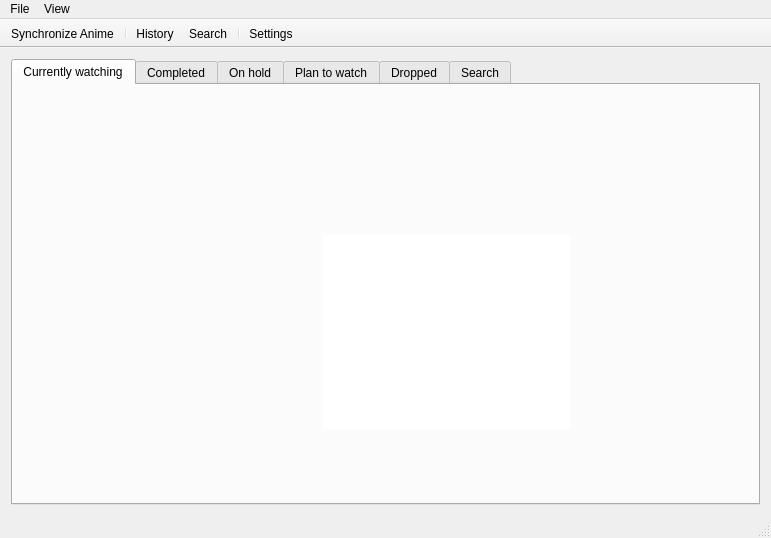
<?xml version="1.0" encoding="UTF-8"?>
<ui version="4.0">
 <class>Ouroboros</class>
 <widget class="QMainWindow" name="Ouroboros">
  <property name="geometry">
   <rect>
    <x>0</x>
    <y>0</y>
    <width>771</width>
    <height>538</height>
   </rect>
  </property>
  <property name="minimumSize">
   <size>
    <width>771</width>
    <height>538</height>
   </size>
  </property>
  <property name="font">
   <font>
    <pointsize>9</pointsize>
   </font>
  </property>
  <property name="windowTitle">
   <string>Ouroboros</string>
  </property>
  <property name="windowIcon">
   <iconset resource="Resources.qrc">
    <normaloff>:/Resources/Icon.png</normaloff>:/Resources/Icon.png</iconset>
  </property>
  <property name="styleSheet">
   <string notr="true"/>
  </property>
  <widget class="QWidget" name="centralWidget">
   <layout class="QHBoxLayout" name="horizontalLayout_2">
    <item>
     <widget class="QTabWidget" name="MainTabWidget">
      <property name="tabShape">
       <enum>QTabWidget::Rounded</enum>
      </property>
      <property name="currentIndex">
       <number>0</number>
      </property>
      <property name="documentMode">
       <bool>false</bool>
      </property>
      <widget class="QWidget" name="Tab_CurrentlyWatching">
       <attribute name="title">
        <string>Currently watching</string>
       </attribute>
       <widget class="QWidget" name="verticalLayoutWidget_6">
        <property name="geometry">
         <rect>
          <x>310</x>
          <y>150</y>
          <width>258</width>
          <height>194</height>
         </rect>
        </property>
        <layout class="QVBoxLayout" name="Layout_CurrentlyWatching">
         <property name="spacing">
          <number>0</number>
         </property>
         <property name="leftMargin">
          <number>0</number>
         </property>
         <property name="topMargin">
          <number>0</number>
         </property>
         <property name="bottomMargin">
          <number>0</number>
         </property>
         <item>
          <widget class="QTreeView" name="View_CurrentlyWatching">
           <property name="contextMenuPolicy">
            <enum>Qt::CustomContextMenu</enum>
           </property>
           <property name="frameShape">
            <enum>QFrame::NoFrame</enum>
           </property>
           <property name="frameShadow">
            <enum>QFrame::Raised</enum>
           </property>
           <property name="lineWidth">
            <number>0</number>
           </property>
           <property name="autoScrollMargin">
            <number>15</number>
           </property>
           <property name="editTriggers">
            <set>QAbstractItemView::NoEditTriggers</set>
           </property>
           <property name="showDropIndicator" stdset="0">
            <bool>false</bool>
           </property>
           <property name="alternatingRowColors">
            <bool>true</bool>
           </property>
           <property name="indentation">
            <number>10</number>
           </property>
           <property name="rootIsDecorated">
            <bool>false</bool>
           </property>
           <property name="uniformRowHeights">
            <bool>true</bool>
           </property>
           <property name="itemsExpandable">
            <bool>false</bool>
           </property>
           <property name="sortingEnabled">
            <bool>true</bool>
           </property>
           <property name="expandsOnDoubleClick">
            <bool>false</bool>
           </property>
           <attribute name="headerCascadingSectionResizes">
            <bool>true</bool>
           </attribute>
           <attribute name="headerDefaultSectionSize">
            <number>200</number>
           </attribute>
           <attribute name="headerMinimumSectionSize">
            <number>100</number>
           </attribute>
           <attribute name="headerShowSortIndicator" stdset="0">
            <bool>false</bool>
           </attribute>
           <attribute name="headerStretchLastSection">
            <bool>true</bool>
           </attribute>
          </widget>
         </item>
        </layout>
       </widget>
      </widget>
      <widget class="QWidget" name="Tab_Completed">
       <attribute name="title">
        <string>Completed</string>
       </attribute>
       <widget class="QWidget" name="verticalLayoutWidget_2">
        <property name="geometry">
         <rect>
          <x>210</x>
          <y>60</y>
          <width>258</width>
          <height>194</height>
         </rect>
        </property>
        <layout class="QVBoxLayout" name="Layout_Completed">
         <property name="spacing">
          <number>0</number>
         </property>
         <property name="leftMargin">
          <number>0</number>
         </property>
         <property name="topMargin">
          <number>0</number>
         </property>
         <property name="bottomMargin">
          <number>0</number>
         </property>
         <item>
          <widget class="QTreeView" name="View_Completed">
           <property name="contextMenuPolicy">
            <enum>Qt::CustomContextMenu</enum>
           </property>
           <property name="frameShape">
            <enum>QFrame::NoFrame</enum>
           </property>
           <property name="frameShadow">
            <enum>QFrame::Raised</enum>
           </property>
           <property name="lineWidth">
            <number>0</number>
           </property>
           <property name="autoScrollMargin">
            <number>15</number>
           </property>
           <property name="editTriggers">
            <set>QAbstractItemView::NoEditTriggers</set>
           </property>
           <property name="showDropIndicator" stdset="0">
            <bool>false</bool>
           </property>
           <property name="alternatingRowColors">
            <bool>true</bool>
           </property>
           <property name="indentation">
            <number>10</number>
           </property>
           <property name="rootIsDecorated">
            <bool>false</bool>
           </property>
           <property name="uniformRowHeights">
            <bool>true</bool>
           </property>
           <property name="itemsExpandable">
            <bool>false</bool>
           </property>
           <property name="sortingEnabled">
            <bool>true</bool>
           </property>
           <property name="expandsOnDoubleClick">
            <bool>false</bool>
           </property>
           <attribute name="headerCascadingSectionResizes">
            <bool>true</bool>
           </attribute>
           <attribute name="headerDefaultSectionSize">
            <number>200</number>
           </attribute>
           <attribute name="headerMinimumSectionSize">
            <number>100</number>
           </attribute>
          </widget>
         </item>
        </layout>
       </widget>
      </widget>
      <widget class="QWidget" name="Tab_OnHold">
       <attribute name="title">
        <string>On hold</string>
       </attribute>
       <widget class="QWidget" name="verticalLayoutWidget_3">
        <property name="geometry">
         <rect>
          <x>0</x>
          <y>0</y>
          <width>258</width>
          <height>194</height>
         </rect>
        </property>
        <layout class="QVBoxLayout" name="Layout_OnHold">
         <property name="spacing">
          <number>0</number>
         </property>
         <property name="leftMargin">
          <number>0</number>
         </property>
         <property name="topMargin">
          <number>0</number>
         </property>
         <property name="bottomMargin">
          <number>0</number>
         </property>
         <item>
          <widget class="QTreeView" name="View_OnHold">
           <property name="contextMenuPolicy">
            <enum>Qt::CustomContextMenu</enum>
           </property>
           <property name="frameShape">
            <enum>QFrame::NoFrame</enum>
           </property>
           <property name="frameShadow">
            <enum>QFrame::Raised</enum>
           </property>
           <property name="lineWidth">
            <number>0</number>
           </property>
           <property name="autoScrollMargin">
            <number>15</number>
           </property>
           <property name="editTriggers">
            <set>QAbstractItemView::NoEditTriggers</set>
           </property>
           <property name="showDropIndicator" stdset="0">
            <bool>false</bool>
           </property>
           <property name="alternatingRowColors">
            <bool>true</bool>
           </property>
           <property name="indentation">
            <number>0</number>
           </property>
           <property name="rootIsDecorated">
            <bool>false</bool>
           </property>
           <property name="uniformRowHeights">
            <bool>true</bool>
           </property>
           <property name="itemsExpandable">
            <bool>false</bool>
           </property>
           <property name="sortingEnabled">
            <bool>true</bool>
           </property>
           <property name="expandsOnDoubleClick">
            <bool>false</bool>
           </property>
           <attribute name="headerCascadingSectionResizes">
            <bool>true</bool>
           </attribute>
           <attribute name="headerDefaultSectionSize">
            <number>200</number>
           </attribute>
           <attribute name="headerMinimumSectionSize">
            <number>100</number>
           </attribute>
           <attribute name="headerShowSortIndicator" stdset="0">
            <bool>true</bool>
           </attribute>
          </widget>
         </item>
        </layout>
       </widget>
      </widget>
      <widget class="QWidget" name="Tab_PlanToWatch">
       <attribute name="title">
        <string>Plan to watch</string>
       </attribute>
       <widget class="QWidget" name="verticalLayoutWidget_4">
        <property name="geometry">
         <rect>
          <x>0</x>
          <y>0</y>
          <width>258</width>
          <height>194</height>
         </rect>
        </property>
        <layout class="QVBoxLayout" name="Layout_PlanToWatch">
         <property name="spacing">
          <number>0</number>
         </property>
         <property name="leftMargin">
          <number>0</number>
         </property>
         <property name="topMargin">
          <number>0</number>
         </property>
         <property name="bottomMargin">
          <number>0</number>
         </property>
         <item>
          <widget class="QTreeView" name="View_PlanToWatch">
           <property name="contextMenuPolicy">
            <enum>Qt::CustomContextMenu</enum>
           </property>
           <property name="frameShape">
            <enum>QFrame::NoFrame</enum>
           </property>
           <property name="frameShadow">
            <enum>QFrame::Raised</enum>
           </property>
           <property name="lineWidth">
            <number>0</number>
           </property>
           <property name="autoScrollMargin">
            <number>15</number>
           </property>
           <property name="editTriggers">
            <set>QAbstractItemView::NoEditTriggers</set>
           </property>
           <property name="showDropIndicator" stdset="0">
            <bool>false</bool>
           </property>
           <property name="alternatingRowColors">
            <bool>true</bool>
           </property>
           <property name="indentation">
            <number>10</number>
           </property>
           <property name="rootIsDecorated">
            <bool>false</bool>
           </property>
           <property name="uniformRowHeights">
            <bool>true</bool>
           </property>
           <property name="itemsExpandable">
            <bool>false</bool>
           </property>
           <property name="sortingEnabled">
            <bool>true</bool>
           </property>
           <property name="expandsOnDoubleClick">
            <bool>false</bool>
           </property>
           <attribute name="headerCascadingSectionResizes">
            <bool>true</bool>
           </attribute>
           <attribute name="headerDefaultSectionSize">
            <number>200</number>
           </attribute>
           <attribute name="headerMinimumSectionSize">
            <number>100</number>
           </attribute>
           <attribute name="headerShowSortIndicator" stdset="0">
            <bool>false</bool>
           </attribute>
          </widget>
         </item>
        </layout>
       </widget>
      </widget>
      <widget class="QWidget" name="Tab_Dropped">
       <attribute name="title">
        <string>Dropped</string>
       </attribute>
       <widget class="QWidget" name="verticalLayoutWidget_5">
        <property name="geometry">
         <rect>
          <x>320</x>
          <y>190</y>
          <width>258</width>
          <height>194</height>
         </rect>
        </property>
        <layout class="QVBoxLayout" name="Layout_Dropped">
         <property name="spacing">
          <number>0</number>
         </property>
         <property name="leftMargin">
          <number>0</number>
         </property>
         <property name="topMargin">
          <number>0</number>
         </property>
         <property name="bottomMargin">
          <number>0</number>
         </property>
         <item>
          <widget class="QTreeView" name="View_Dropped">
           <property name="contextMenuPolicy">
            <enum>Qt::CustomContextMenu</enum>
           </property>
           <property name="frameShape">
            <enum>QFrame::NoFrame</enum>
           </property>
           <property name="frameShadow">
            <enum>QFrame::Raised</enum>
           </property>
           <property name="lineWidth">
            <number>0</number>
           </property>
           <property name="editTriggers">
            <set>QAbstractItemView::NoEditTriggers</set>
           </property>
           <property name="showDropIndicator" stdset="0">
            <bool>false</bool>
           </property>
           <property name="alternatingRowColors">
            <bool>true</bool>
           </property>
           <property name="indentation">
            <number>10</number>
           </property>
           <property name="rootIsDecorated">
            <bool>false</bool>
           </property>
           <property name="uniformRowHeights">
            <bool>true</bool>
           </property>
           <property name="itemsExpandable">
            <bool>false</bool>
           </property>
           <property name="sortingEnabled">
            <bool>true</bool>
           </property>
           <property name="expandsOnDoubleClick">
            <bool>false</bool>
           </property>
           <attribute name="headerCascadingSectionResizes">
            <bool>true</bool>
           </attribute>
           <attribute name="headerMinimumSectionSize">
            <number>100</number>
           </attribute>
           <attribute name="headerShowSortIndicator" stdset="0">
            <bool>false</bool>
           </attribute>
           <attribute name="headerStretchLastSection">
            <bool>true</bool>
           </attribute>
          </widget>
         </item>
        </layout>
       </widget>
      </widget>
      <widget class="QWidget" name="Tab_Search">
       <attribute name="title">
        <string>Search</string>
       </attribute>
       <widget class="QWidget" name="verticalLayoutWidget_7">
        <property name="geometry">
         <rect>
          <x>340</x>
          <y>120</y>
          <width>258</width>
          <height>194</height>
         </rect>
        </property>
        <layout class="QVBoxLayout" name="Layout_Search">
         <property name="spacing">
          <number>0</number>
         </property>
         <property name="leftMargin">
          <number>0</number>
         </property>
         <property name="topMargin">
          <number>0</number>
         </property>
         <property name="bottomMargin">
          <number>0</number>
         </property>
         <item>
          <widget class="QTreeView" name="View_Search">
           <property name="contextMenuPolicy">
            <enum>Qt::CustomContextMenu</enum>
           </property>
           <property name="frameShape">
            <enum>QFrame::NoFrame</enum>
           </property>
           <property name="frameShadow">
            <enum>QFrame::Raised</enum>
           </property>
           <property name="lineWidth">
            <number>0</number>
           </property>
           <property name="editTriggers">
            <set>QAbstractItemView::NoEditTriggers</set>
           </property>
           <property name="showDropIndicator" stdset="0">
            <bool>false</bool>
           </property>
           <property name="alternatingRowColors">
            <bool>true</bool>
           </property>
           <property name="indentation">
            <number>10</number>
           </property>
           <property name="rootIsDecorated">
            <bool>false</bool>
           </property>
           <property name="uniformRowHeights">
            <bool>true</bool>
           </property>
           <property name="itemsExpandable">
            <bool>false</bool>
           </property>
           <property name="sortingEnabled">
            <bool>true</bool>
           </property>
           <property name="expandsOnDoubleClick">
            <bool>false</bool>
           </property>
           <attribute name="headerCascadingSectionResizes">
            <bool>true</bool>
           </attribute>
           <attribute name="headerMinimumSectionSize">
            <number>100</number>
           </attribute>
           <attribute name="headerShowSortIndicator" stdset="0">
            <bool>false</bool>
           </attribute>
           <attribute name="headerStretchLastSection">
            <bool>true</bool>
           </attribute>
          </widget>
         </item>
        </layout>
       </widget>
      </widget>
     </widget>
    </item>
   </layout>
  </widget>
  <widget class="QMenuBar" name="MainMenuBar">
   <property name="geometry">
    <rect>
     <x>0</x>
     <y>0</y>
     <width>771</width>
     <height>21</height>
    </rect>
   </property>
   <property name="nativeMenuBar">
    <bool>true</bool>
   </property>
   <widget class="QMenu" name="menuFile">
    <property name="title">
     <string>File</string>
    </property>
    <property name="toolTipsVisible">
     <bool>true</bool>
    </property>
    <addaction name="Action_Synchronize_Anime"/>
   </widget>
   <widget class="QMenu" name="menuView">
    <property name="title">
     <string>View</string>
    </property>
    <addaction name="Action_ChangeSettings"/>
    <addaction name="separator"/>
    <addaction name="Action_ViewHistory"/>
    <addaction name="Action_ViewSearch"/>
   </widget>
   <addaction name="menuFile"/>
   <addaction name="menuView"/>
  </widget>
  <widget class="QToolBar" name="MainToolBar">
   <property name="contextMenuPolicy">
    <enum>Qt::PreventContextMenu</enum>
   </property>
   <property name="movable">
    <bool>false</bool>
   </property>
   <property name="allowedAreas">
    <set>Qt::TopToolBarArea</set>
   </property>
   <property name="iconSize">
    <size>
     <width>24</width>
     <height>24</height>
    </size>
   </property>
   <property name="floatable">
    <bool>false</bool>
   </property>
   <attribute name="toolBarArea">
    <enum>TopToolBarArea</enum>
   </attribute>
   <attribute name="toolBarBreak">
    <bool>false</bool>
   </attribute>
   <addaction name="Action_Synchronize_Anime"/>
   <addaction name="separator"/>
   <addaction name="Action_ViewHistory"/>
   <addaction name="Action_ViewSearch"/>
   <addaction name="separator"/>
   <addaction name="Action_ChangeSettings"/>
  </widget>
  <widget class="QStatusBar" name="MainStatusBar"/>
  <action name="Action_EditUserEpisodes">
   <property name="text">
    <string>Episodes</string>
   </property>
   <property name="toolTip">
    <string>Edit episode count</string>
   </property>
  </action>
  <action name="Action_Synchronize_Anime">
   <property name="icon">
    <iconset resource="Resources.qrc">
     <normaloff>:/Resources/Sync.png</normaloff>
     <normalon>:/Resources/Sync-Icon.png</normalon>:/Resources/Sync.png</iconset>
   </property>
   <property name="text">
    <string>Synchronize Anime</string>
   </property>
   <property name="toolTip">
    <string>Synchronize anime</string>
   </property>
  </action>
  <action name="Action_ChangeSettings">
   <property name="icon">
    <iconset resource="Resources.qrc">
     <normaloff>:/Resources/Settings.png</normaloff>:/Resources/Settings.png</iconset>
   </property>
   <property name="text">
    <string>Settings</string>
   </property>
   <property name="toolTip">
    <string>Change settings</string>
   </property>
  </action>
  <action name="Action_ViewHistory">
   <property name="icon">
    <iconset resource="Resources.qrc">
     <normaloff>:/Resources/History.png</normaloff>:/Resources/History.png</iconset>
   </property>
   <property name="text">
    <string>History</string>
   </property>
  </action>
  <action name="Action_ViewSearch">
   <property name="icon">
    <iconset resource="Resources.qrc">
     <normaloff>:/Resources/Search.png</normaloff>:/Resources/Search.png</iconset>
   </property>
   <property name="text">
    <string>Search</string>
   </property>
   <property name="toolTip">
    <string>Search anime online</string>
   </property>
  </action>
 </widget>
 <layoutdefault spacing="6" margin="11"/>
 <resources>
  <include location="Resources.qrc"/>
 </resources>
 <connections/>
</ui>
